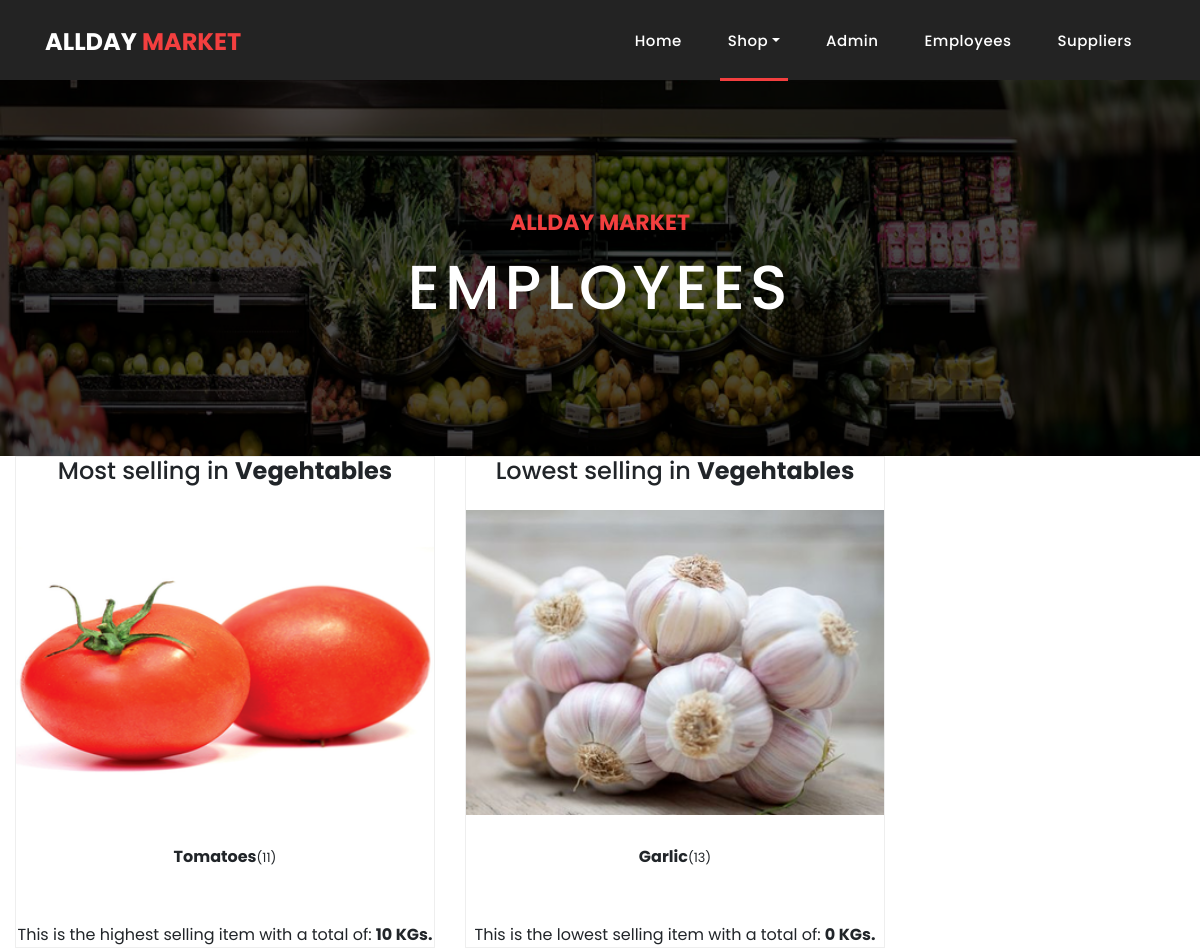
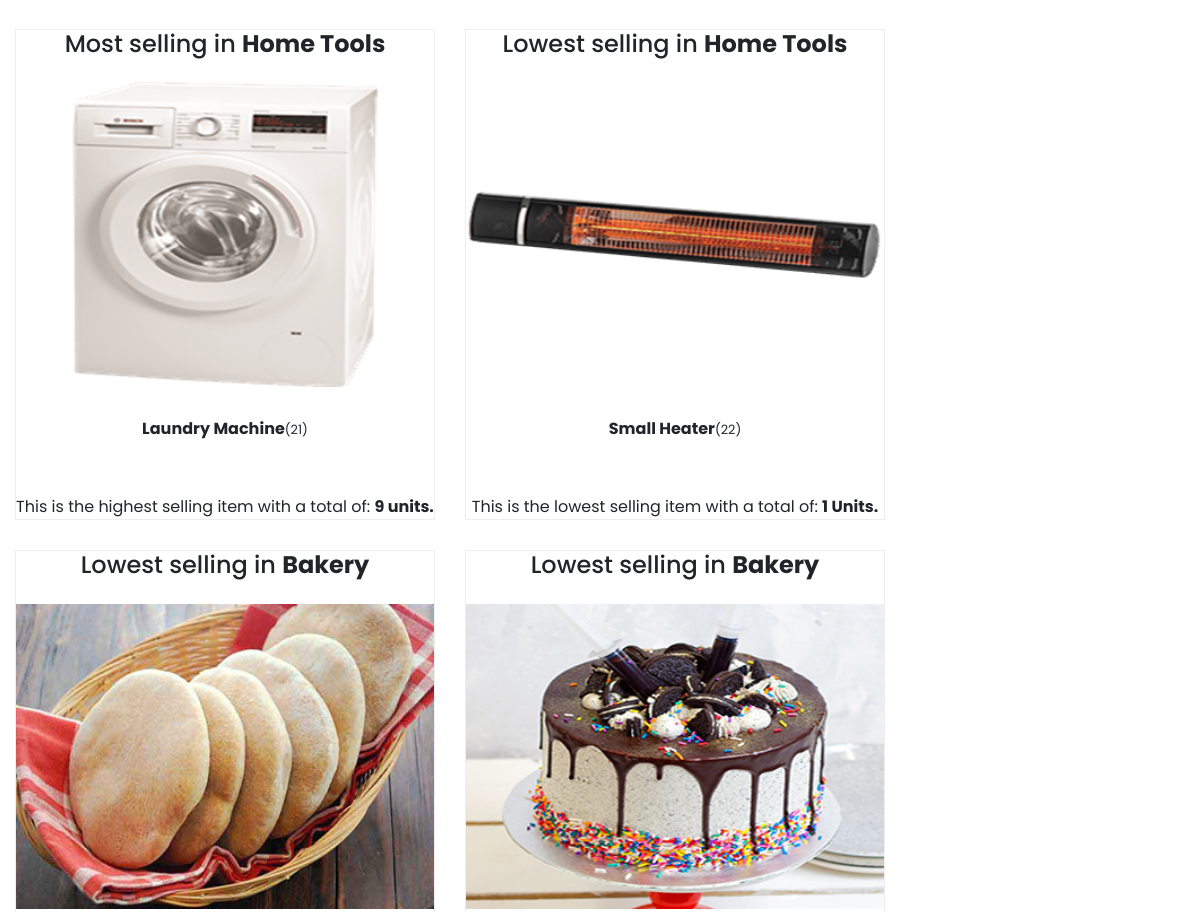
The app's page /itemStatics.php (signed in, upper part), older data (2 pictures, top to bottom).
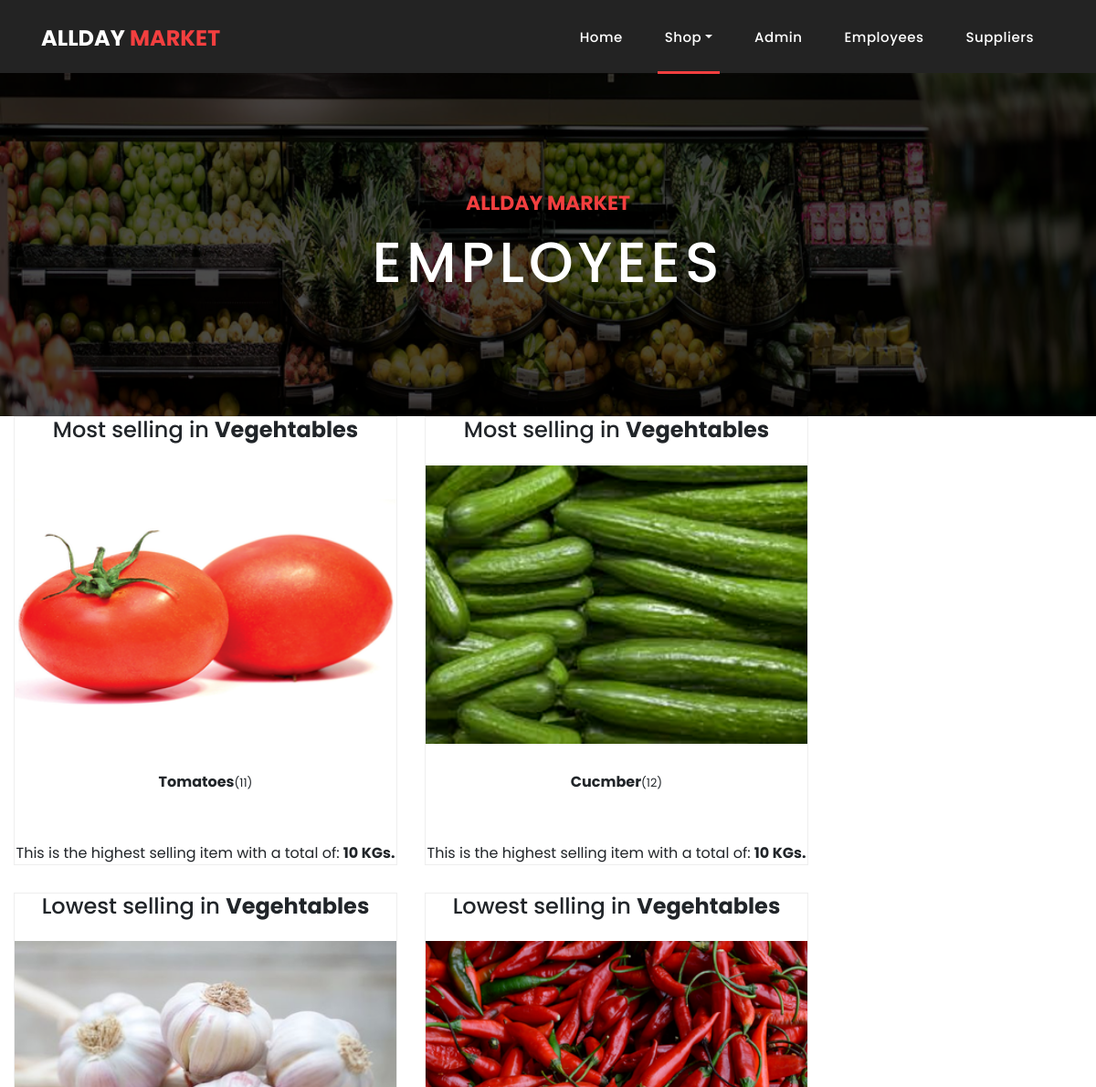
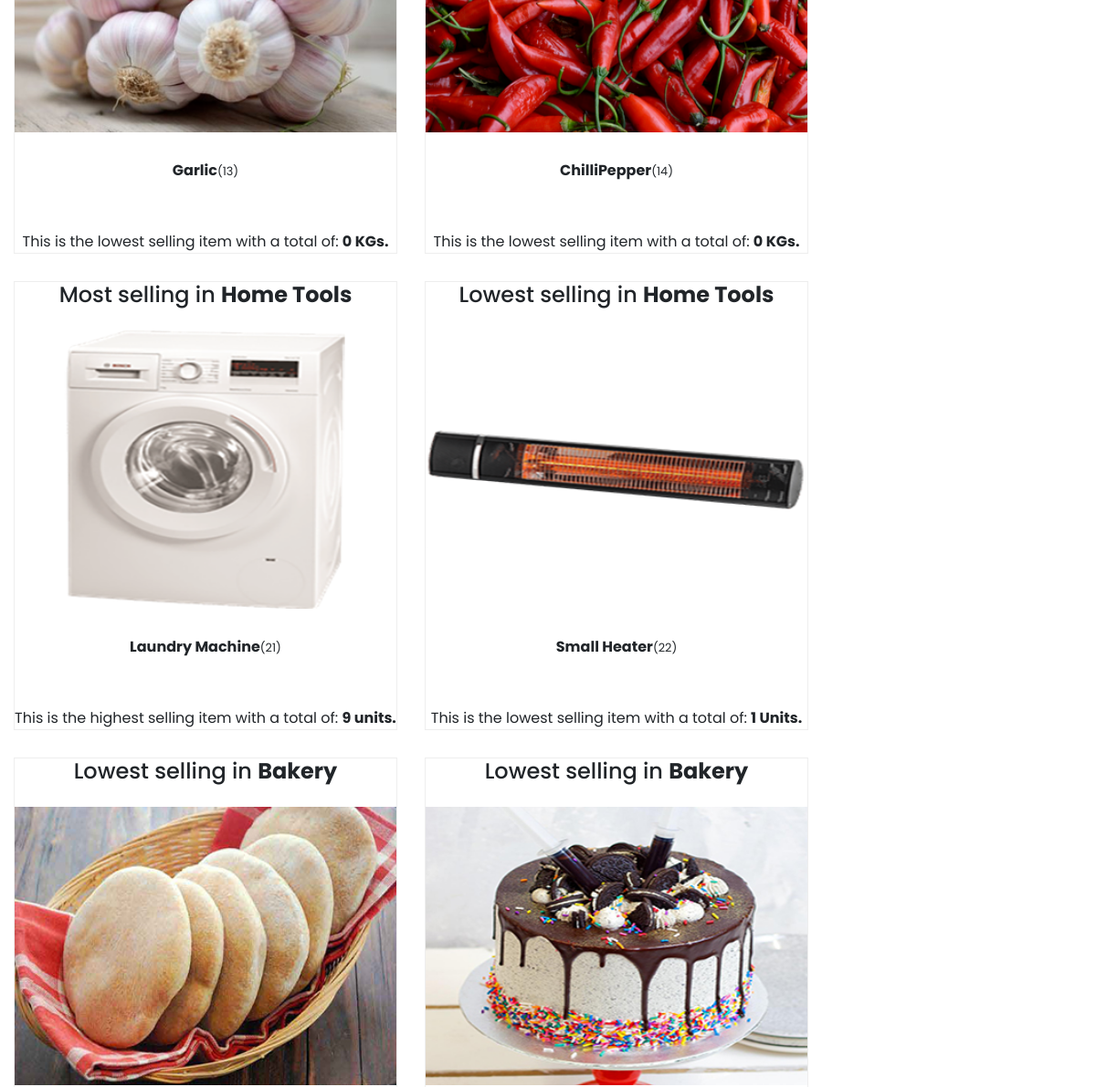
The same page, newer data (2 pictures, top to bottom).
### tables this page shows
CREATE TABLE `items` (
  `Barcode` int(11) NOT NULL,
  `Name` varchar(25) NOT NULL,
  `Price` int(11) NOT NULL,
  `Department` tinyint(1) NOT NULL,
  `img` varchar(35) NOT NULL,
  `quantity` int(11) NOT NULL,
  `supplierID` int(11) NOT NULL,
  `sellCount` int(11) NOT NULL DEFAULT 0
);

### itemStatics.php (the view, shortened to what the changed rows need)
<!DOCTYPE html>
<html lang="en">
   <head>
      <link href="vendor/bootstrap/css/bootstrap.min.css" rel="stylesheet">
      <link rel="stylesheet" href="assets/css/fontawesome.css">
      <link rel="stylesheet" href="assets/css/style.css">
      <link rel="stylesheet" href="assets/css/owl.css">
   </head>
   <body>
      <header class="">
         <?php
            if(isset($_SESSION['email'])&& $_SESSION['userType']== 1){
            	if($_SESSION['email'] === 'admin@allday.com'){
            $basedir = realpath(__DIR__);
            		include($basedir . '/navbars/navadmin.php');
            	}
            }
            else{
                    header('Location:index.php');
            }
            ?>
      </header>
      <div class="page-heading about-heading header-text" style="background-image: url(assets/images/items/veghs.png);">
         <div class="container">
            <div class="row">
               <div class="col-md-12">
                  <div class="text-content">
                     <h2>Employees </h2>
                  </div>
               </div>
            </div>
         </div>
      </div>
      <div class="col-md-9">
         <div class="row">
            <?php
               include 'db.php';
               $sql = "SELECT MAX(sellCount) as MaxSold FROM items WHERE Department =1 LIMIT 1";
               $stmt= mysqli_stmt_init($conn);
               mysqli_stmt_prepare($stmt,$sql);
               mysqli_stmt_execute($stmt);
               $results=mysqli_stmt_get_result($stmt);
               $row = mysqli_fetch_assoc($results);
               $sellCount = $row['MaxSold'];
               $sql ="SELECT * from items WHERE sellCount = ? AND Department = 1";
               mysqli_stmt_init($conn);
               mysqli_stmt_prepare($stmt,$sql);
               mysqli_stmt_bind_param($stmt,"i",$sellCount);
               mysqli_stmt_execute($stmt);
               $results = mysqli_stmt_get_result($stmt);
               while($row = mysqli_fetch_assoc($results))
               {
                  $barcode = $row['Barcode'];
                  $name = $row['Name'];
                  $img = $row['img'];
               echo'
               <div class="col-md-6">
               <div class="product-item">
               <center> <h4> Most selling in <strong>Vegehtables</strong></h4><br>
               <img src="'.$img.'" alt="">
               <div class="down-content">
               <center><strong>'.$name.'</strong><small>('.$barcode.')</small></center>
               </div>
               <br>
               <div>
               This is the highest selling item with a total of:  <strong>'.$sellCount.' KGs.</strong>
               </div>
               <div>
               </div>
               </div>
               </div>
               ';
               }
               $sql = "SELECT MIN(sellCount) as MinSold FROM items WHERE Department =1 LIMIT 1";
               $stmt= mysqli_stmt_init($conn);
               mysqli_stmt_prepare($stmt,$sql);
               mysqli_stmt_execute($stmt);
               $results=mysqli_stmt_get_result($stmt);
               $row = mysqli_fetch_assoc($results);
               $sellCount = $row['MinSold'];
               $sql ="SELECT * from items WHERE sellCount = ? AND Department =1";
               mysqli_stmt_init($conn);
               mysqli_stmt_prepare($stmt,$sql);
               mysqli_stmt_bind_param($stmt,"i",$sellCount);
               mysqli_stmt_execute($stmt);
               $results = mysqli_stmt_get_result($stmt);
               while($row = mysqli_fetch_assoc($results))
               {
                  $barcode = $row['Barcode'];
                  $name = $row['Name'];
                  $img = $row['img'];
               echo'
               <div class="col-md-6">
               <div class="product-item">
               <center> <h4> Lowest selling in <strong>Vegehtables</strong></h4><br>
               <img src="'.$img.'" alt="">
               <div class="down-content">
               <center><strong>'.$name.'</strong><small>('.$barcode.')</small></center>
               </div>
               <br>
               <div>
               This is the lowest selling item with a total of:  <strong>'.$sellCount.' KGs.</strong>
               </div>
               <div>
               </div>
               </div>
               </div>
               ';
               }
                     $sql = "SELECT MAX(sellCount) as MaxSold FROM items WHERE Department =2 LIMIT 1";
                     $stmt= mysqli_stmt_init($conn);
                     mysqli_stmt_prepare($stmt,$sql);
                     mysqli_stmt_execute($stmt);
                     $results=mysqli_stmt_get_result($stmt);
                     $row = mysqli_fetch_assoc($results);
                     $sellCount = $row['MaxSold'];
                     $sql ="SELECT * from items WHERE sellCount = ? AND Department = 2";
                     mysqli_stmt_init($conn);
                     mysqli_stmt_prepare($stmt,$sql);
                     mysqli_stmt_bind_param($stmt,"i",$sellCount);
                     mysqli_stmt_execute($stmt);
                     $results = mysqli_stmt_get_result($stmt);
                     while($row = mysqli_fetch_assoc($results))
                     {
                        $barcode = $row['Barcode'];
                        $name = $row['Name'];
                        $img = $row['img'];
                     echo'
                     <div class="col-md-6">
               <div class="product-item">
               <center> <h4> Most selling in <strong>Home Tools</strong></h4><br>
               <img src="'.$img.'" alt="">
               <div class="down-content">
               <center><strong>'.$name.'</strong><small>('.$barcode.')</small></center>
                </div>
                 <br>
                 <div>
                  This is the highest selling item with a total of:  <strong>'.$sellCount.' units.</strong>
                 </div>
                 <div>
               </div>
               </div>
               </div>';
                     }
                     $sql = "SELECT MIN(sellCount) as MinSold FROM items WHERE Department =2 LIMIT 1";
                     $stmt= mysqli_stmt_init($conn);
                     mysqli_stmt_prepare($stmt,$sql);
                     mysqli_stmt_execute($stmt);
                     $results=mysqli_stmt_get_result($stmt);
                     $row = mysqli_fetch_assoc($results);
                     $sellCount = $row['MinSold'];
                     $sql ="SELECT * from items WHERE sellCount = ? AND Department =2";
                     mysqli_stmt_init($conn);
                     mysqli_stmt_prepare($stmt,$sql);
                     mysqli_stmt_bind_param($stmt,"i",$sellCount);
                     mysqli_stmt_execute($stmt);
                     $results = mysqli_stmt_get_result($stmt);
                     while($row = mysqli_fetch_assoc($results))
                     {
                        $barcode = $row['Barcode'];
                        $name = $row['Name'];
                        $img = $row['img'];
                     echo'
                     <div class="col-md-6">
               <div class="product-item">
               <center> <h4> Lowest selling in <strong>Home Tools</strong></h4><br>
               <img src="'.$img.'" alt="">
               <div class="down-content">
               <center><strong>'.$name.'</strong><small>('.$barcode.')</small></center>
                </div>
                 <br>
                 <div>
                  This is the lowest selling item with a total of:  <strong>'.$sellCount.' Units.</strong>
                 </div>
                 <div>
               </div>
               </div>
               </div>';
                     }
                     $sql = "SELECT MIN(sellCount) as MinSold FROM items WHERE Department =3 LIMIT 1";
                     $stmt= mysqli_stmt_init($conn);
                     mysqli_stmt_prepare($stmt,$sql);
                     mysqli_stmt_execute($stmt);
                     $results=mysqli_stmt_get_result($stmt);
                     $row = mysqli_fetch_assoc($results);
                     $sellCount = $row['MinSold'];
                     $sql ="SELECT * from items WHERE sellCount = ? AND Department =3";
                     mysqli_stmt_prepare($stmt,$sql);
                     mysqli_stmt_bind_param($stmt,"i",$sellCount);
                     mysqli_stmt_execute($stmt);
                     $results = mysqli_stmt_get_result($stmt);
                     while($row = mysqli_fetch_assoc($results))
                     {
                        $barcode = $row['Barcode'];
                        $name = $row['Name'];
                        $img = $row['img'];
                     echo'
                     <div class="col-md-6">
               <div class="product-item">
               <center> <h4> Lowest selling in <strong>Bakery</strong></h4><br>
               <img src="'.$img.'" alt="">
               <div class="down-content">
               <center><strong>'.$name.'</strong><small>('.$barcode.')</small></center>
                </div>
                 <br>
                 <div>
                  This is the lowest selling item with a total of:  <strong>'.$sellCount.' PCs.</strong>
                 </div>
                 <div>
               </div>
               </div>
               </div>';
                     }
                       ?>
         </div>
      </div>
   </body>
</html>

Row changes from the older to the newer data that the page shows:
now on this page (row edited): items: img (picture), Name "Cucmber", Barcode "12", sellCount "10", shown under "EMPLOYEES"
now on this page (row edited): items: img (picture), Name "ChilliPepper", Barcode "14", sellCount "0"
